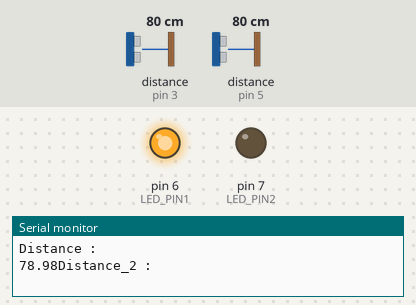
A sketch run on a simulated Arduino Uno, built with avr-gcc and run on an emulated ATmega328P. Shown: output pins drawn as LEDs (lit = HIGH), the last lines printed to the serial monitor. Wiring (inferred from the names in the program): 2 × ultrasonic range finder: trigger pin 2, echo pin 3 / trigger pin 4, echo pin 5. Inputs (shaded band) come from the test bench; at power-on: distance to the obstacle (sensors on pin 3, pin 5) 80 cm. The echo pulse lasts 58.3 µs per cm; pins used as bus, display or sensor lines are not drawn.

Above: at 0.05 s.
At 1.2 s:
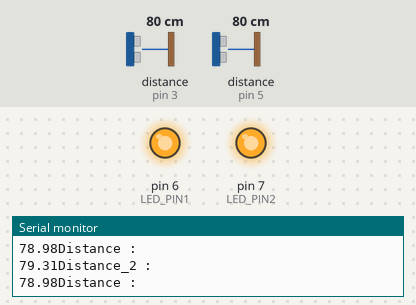
1.3 s: distance to the obstacle (sensor on pin 3) set to 299 cm
4.3 s: distance to the obstacle (sensor on pin 5) set to 35 cm
7.3 s: distance to the obstacle (sensor on pin 3) set to 60 cm
10.3 s: distance to the obstacle (sensor on pin 5) set to 18 cm
Timing chart, 0 to 13.3 s (numbered marks = the images above; inputs shaded):
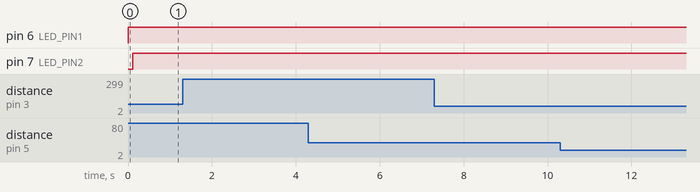

The sketch:

ControlTwoSensors.ino
```cpp
// Define the Trigger and Echo Pins For Sensor 1
const int TRIG_PIN1 = 2;
const int ECHO_PIN1 = 3;

//Define the Trigger and Echo pins for Sensor 2
const int TRIG_PIN2 = 4;
const int ECHO_PIN2 = 5;

//Define the Led Pins For Sensor 1 and Sensor 2 and Sensor 3
const int LED_PIN1 = 6;
const int LED_PIN2 = 7;

// Define the Distance Thresold Variable and Duration Variable
const int DISTANCE_THRESHOLD1 = 10;
const int DISTANCE_THRESHOLD2 = 10;

float Duration_us1, Distance_cm1;
float Duration_us2, Distance_cm2;

void setup() {

  Serial.begin(9600);

  pinMode(TRIG_PIN1, OUTPUT);
  pinMode(ECHO_PIN1, INPUT);

  pinMode(TRIG_PIN2, OUTPUT);
  pinMode(ECHO_PIN2, INPUT);

  pinMode(LED_PIN1, OUTPUT);
  pinMode(LED_PIN2, OUTPUT);

}

void loop() {

  //Measure the Distance and Blink The LED for the Sensor 1
  digitalWrite(TRIG_PIN1, HIGH);
  delayMicroseconds(10);
  digitalWrite(TRIG_PIN1, LOW);

  // measure duration of pulse from ECHO pin
  Duration_us1 = pulseIn(ECHO_PIN1, HIGH);
  Distance_cm1 = 0.017 * Duration_us1;

  if(Distance_cm1 >= 2 || Distance_cm1 <= DISTANCE_THRESHOLD1){
    digitalWrite(LED_PIN1, HIGH);
    Serial.println("Distance : ");
    Serial.print(Distance_cm1);
    /*if(Distance_cm1 < 5){
      Serial.println("Alert..!! Level is OverFlow..!!");
      Serial.println("Location A Sensor Detect Alert..!!");
    }*/
  }
  else{
    digitalWrite(LED_PIN1, LOW);
  }
  delay(100);


  //Measure the Distance and Blink the LED For the Sensor 2

  digitalWrite(TRIG_PIN2, HIGH);
  delayMicroseconds(10);
  digitalWrite(TRIG_PIN2, LOW);

  // measure duration of pulse from ECHO pin
  Duration_us2 = pulseIn(ECHO_PIN2, HIGH);
  Distance_cm2 = 0.017 * Duration_us2;

  if(Distance_cm2 >= 2 || Distance_cm2 <= DISTANCE_THRESHOLD2){
    digitalWrite(LED_PIN2, HIGH);
    Serial.println("Distance_2 : ");
    Serial.print(Distance_cm2);
   /* if(Distance_cm2 < 5){
      Serial.println("Alert..!! Level is OverFlow..!!");
      Serial.println("Location B Sensor Detect Alert..!!");
    }*/
  }
  else{
    digitalWrite(LED_PIN2, LOW);
  }
  delay(100);


}
```
